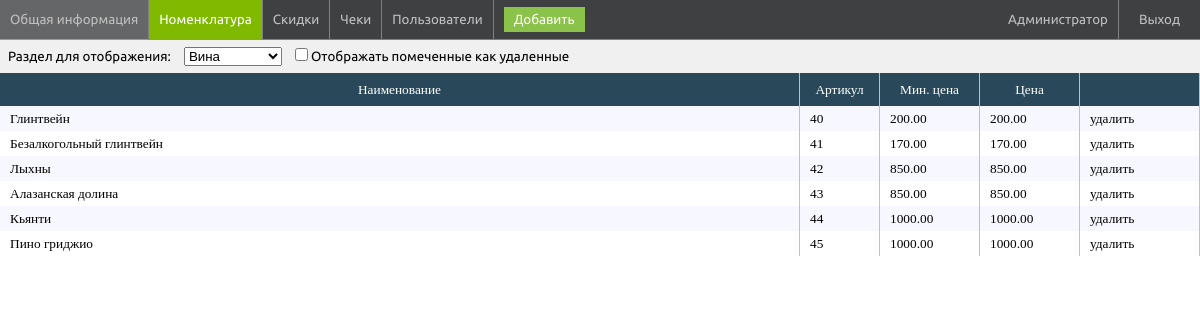
The app's page /admin/nomenclature (signed in) with its own data.
### tables this page shows
CREATE TABLE `dishes` (
  `d_id` int(11) NOT NULL,
  `d_type` int(1) NOT NULL DEFAULT '1',
  `d_name` text NOT NULL,
  `d_min_cost` float(7,2) NOT NULL DEFAULT '0.00',
  `d_cost` float(7,2) NOT NULL DEFAULT '0.00',
  `d_state` int(1) NOT NULL DEFAULT '0'
);

### app/components/Router.php (called while the page is built)
<?php
class Router {
    public function Run(){
        $uri = trim($_SERVER['REQUEST_URI'],'/');
        $routes = require_once ROOT . '/app/config/routes.php';
        $View = View::getInstance();
        $View->header = ROOT . '/app/views/layouts/header.php';
        $View->footer = ROOT . '/app/views/layouts/footer.php';
        foreach ($routes as $pattern => $route){
            $result = false;
            if(preg_match("~$pattern~", $uri)){
                $internalRoute    = explode('/',preg_replace("~$pattern~", $route, $uri));
                $controllerClass  = array_shift($internalRoute) . 'Controller';
                $action           = 'action' . array_shift($internalRoute);
                $controllerObject = new $controllerClass();
                if(method_exists($controllerObject, $action)){
                    $result = call_user_func_array([$controllerObject,$action], $internalRoute);
                }
            }
            if($result){
                $View->render();
                return true;
            }
        }
        throw new Exception("Path searching error");
    }
}

### index.php (called while the page is built, shortened)
<?php
    $router = new Router();
    try{
        $router->Run();
    } catch (ArrayException $e){
        print_r($e->getArray());
    } catch (Exception $e){
        echo $e->getMessage();
    }

### app/models/NomenclatureModel.php (called while the page is built, shortened)
<?php
class NomenclatureModel {
    public static function getTypes(): array {
        $DB = DB::getInstance()->getConnection();
        $qrslt = $DB->query('select dt_id as id,dt_name as naim from dish_types order by dt_name');
        $qrslt->setFetchMode(PDO::FETCH_ASSOC);
        $result = [];
        while($row = $qrslt->fetch()){
            $result[] = $row;
        }
        return $result;
    }
    public static function getList(int $type = 0,bool $all = false): array {
        $DB = DB::getInstance()->getConnection();
        $allSql = ($all)?',0':'';
        $sql = "select d_id as id,d_name as name,d_type as type,d_min_cost as min_cost,d_cost as cost, d_state as state from dishes where d_type = :type and d_state in(1$allSql) order by d_id";
        $qrslt = $DB->prepare($sql);
        $qrslt->bindParam(':type', $type, PDO::PARAM_INT);
        $qrslt->setFetchMode(PDO::FETCH_ASSOC);
        $qrslt->execute();
        $result = [];
        while($row = $qrslt->fetch()){
            $result[] = $row;
        }
        return $result;
    }
}

### app/controllers/AdminNomenclaturesController.php (called while the page is built, shortened)
<?php
class AdminNomenclaturesController extends Controller{
    public function actionIndex(): bool {
        $types = NomenclatureModel::getTypes();
        $typeId = current($types)['id'];
        $all    = isset($_GET['all']);
        $list   = NomenclatureModel::getList($typeId,$all);
        return true;
    }
}

### app/views/admin/nomenclature/index.php (the view, shortened to what this page needs)
<top-panel>
    <ul>
        <a href="/admin"><li>Общая информация</li></a>
        <a href="/admin/nomenclature" class="active"><li>Номенклатура</li></a>
        <a href="/admin/discounts"><li>Скидки</li></a>
        <a href="/admin/orders"><li>Чеки</li></a>
        <a href="/admin/users"><li>Пользователи</li></a>
    </ul>
    <span id="add-btn">Добавить</span>
    <a href="/logout" class="exit">Выход</a>
    <span class="user-name"><?php echo $userName;?></span>
</top-panel>
<page-content-wrapper>
    <filter-panel>
        <?php if(count($nomenclatureTypes) > 0):?>
            <label>Раздел для отображения:
                <select id="filter-types">
                    <?php foreach($nomenclatureTypes as $nomenclatureType):?>
                        <option value="<?php echo $nomenclatureType['id'];?>" <?php if($typeId == $nomenclatureType['id']){echo " selected";}?>>
                            <?php echo $nomenclatureType['naim'];?>
                        </option>
                    <?php endforeach;?>
                </select>
            </label>
        <?php endif;?>
        <label><input type="checkbox" id="filter-state">Отображать помеченные как удаленные</label>
    </filter-panel>
    <data-grid-wrapper>
        <data-grid>
            <table cellpadding="0" cellspacing="0">
                <thead>
                    <tr>
                        <th>Наименование</th>
                        <th width="80">Артикул</th>
                        <th width="100">Мин. цена</th>
                        <th width="100">Цена</th>
                        <th width="120"></th>
                    </tr>
                </thead>
                <tbody id="grid-rows" table="nomenclature">
                    <?php if(count($nomenclaturesList) > 0):?>
                        <?php foreach($nomenclaturesList as $nomenclatureItem):?>
                            <tr class="grid-row" row-id="<?php echo $nomenclatureItem['id'];?>">
                                <td><?php echo $nomenclatureItem['name'];?></td>
                                <td><?php echo $nomenclatureItem['id'];?></td>
                                <td><?php echo $nomenclatureItem['min_cost'];?></td>
                                <td><?php echo $nomenclatureItem['cost'];?></td>
                                <td class="state-btn"><?php echo ($nomenclatureItem['state'] == 0)? 'восстановить' : 'удалить';?></td>
                            </tr>
                        <?php endforeach;?>
                    <?php endif;?>
                </tbody>
            </table>
        </data-grid>
    </data-grid-wrapper>
</page-content-wrapper>

### app/components/View.php (shortened to what this page needs)
<?php
class View implements IGetterable,ISetterable{
    private static $header  = '';
    private static $content = '';
    private static $footer  = '';
    public function Render(){
        if(!empty(self::$header)) include_once self::$header;
        if(!empty(self::$content)) include_once self::$content;
        if(!empty(self::$footer)) include_once self::$footer;
    }
}

### app/views/layouts/header.php (shortened to what this page needs)
<!DOCTYPE html>
<html>
    <head>
        <link type="text/css" rel='stylesheet' href='/css/nprogress.css'/>
        <link type="text/css" rel="stylesheet" href="/css/fonts.css">
        <link type="text/css" rel="stylesheet" href="/css/main.css">
        <link type="text/css" rel="stylesheet" href="/css/kassa.css">
    </head>
    <body>

### app/views/layouts/footer.php (shortened to what this page needs)
    </body>
</html>

### css/main.css (style rules this page uses)
* { box-sizing:border-box;outline: none; }
html,body { height:100%; }
body { margin:0px;padding:0px;font-family: "Ubuntu", sans-serif;background-color:#f4f4f4; }
ul { list-style:none;margin:0px;padding:0px; }
li { float:left; }
a { text-decoration:none; }
input, label { display:block; }
top-panel,widgets-panel,filter-panel,data-grid,widget-title,widget-content { display:block; }
top-panel { width:100%;height:40px;float:left;background-color:rgb(62,64,66);font-size: 10pt;border-bottom:solid 1px rgb(128,128,128); }
btn-new-order,btn-new-guest,top-panel ul li,.btn-admin-panel { display:inline-block;line-height:40px;padding:0px 10px;border-right:solid 1px rgb(128,128,128);cursor:pointer;color:rgb(192,192,192); }
top-panel a.exit { display:inline-block;line-height:40px;padding:0px 20px;border-left:solid 1px rgb(128,128,128);cursor:pointer;color:rgb(192,192,192);float:right; }
btn-pay-cash,nomenclature-types > span.active,top-panel ul a.active li { background-color:#7fba00;color:#fff; }
filter-panel { width:100%;background-color:rgb(240,240,240);line-height:33px;font-size:10pt;padding-left:8px; }
filter-panel select,filter-panel input { margin-left:10px;line-height:21px; }
filter-panel input[type="checkbox"] { display:inline-block; }
filter-panel label { display:inline-block; }
data-grid-wrapper { display:block;height:100%;margin-top: -33px;padding-top: 33px; }
data-grid { background-color: #fff;min-height:100%; }
data-grid table { width:100%;font-size:10pt;font-family:"MS Sans Serif"; }
data-grid table td { line-height:25px; }
data-grid td,data-grid th { border-right:solid 1px #c0c0c0; }
data-grid tbody tr:nth-child(odd) { background-color:#F7F7FF; }
data-grid tbody td { padding:0px 10px; }
data-grid thead { background-color: #29495A;line-height:33px;color:#fff; }
data-grid th { font-weight:normal; }
.grid-row { cursor:pointer; }
page-content-wrapper { display:block;width:100%;height:100%;padding-top:40px; }
#add-btn { line-height:40px;margin-left:10px;background-color:#8BC34A;cursor:pointer;padding:5px 10px;color:#fff; }
.user-name { line-height: 40px;float:right;color:#c0c0c0;padding-right:10px; }

### css/kassa.css (style rules this page uses)
* { user-select:none; }

### records on screen
dishes: d_name "Глинтвейн", d_id "40", d_min_cost "200.00", d_cost "200.00", d_state "удалить"
dishes: d_name "Безалкогольный глинтвейн", d_id "41", d_min_cost "170.00", d_cost "170.00", d_state "удалить"
dishes: d_name "Лыхны", d_id "42", d_min_cost "850.00", d_cost "850.00", d_state "удалить"
dishes: d_name "Алазанская долина", d_id "43", d_min_cost "850.00", d_cost "850.00", d_state "удалить"
dishes: d_name "Кьянти", d_id "44", d_min_cost "1000.00", d_cost "1000.00", d_state "удалить"
dishes: d_name "Пино гриджио", d_id "45", d_min_cost "1000.00", d_cost "1000.00", d_state "удалить"

### other values on screen
$userName "Администратор"
form field value "Вина"
